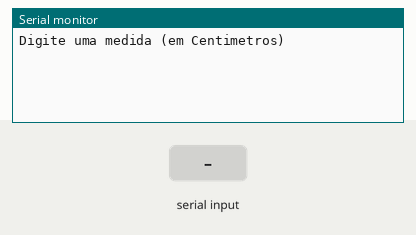
This sketch was run on a simulated Arduino Uno, built with avr-gcc and run on an emulated ATmega328P. Parts: the last lines printed to the serial monitor. Inputs (shaded band) come from the test bench.

Above: at 1.2 s.
1.3 s: "90,45\n" received over Serial
At 2.1 s:
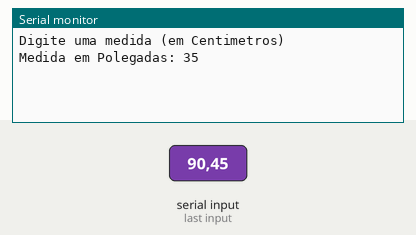
3.8 s: "30,150\n" received over Serial
At 4.5 s:
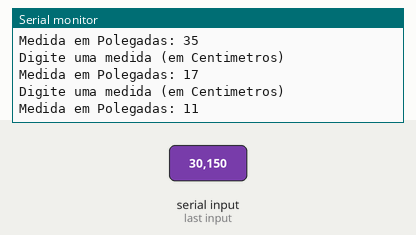
Timing chart, 0 to 6.8 s (numbered marks = the images above; inputs shaded):
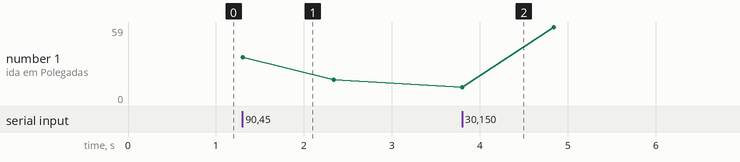

Measured:
- after the input at 1.3 s, the serial monitor: prints a new line at once (image 1)
- after the input at 3.8 s, the serial monitor: prints a new line at once (image 2)

The sketch:

lpmb_exo51.ino
```cpp
//Faça um programa que receba a medida em centímetros e exiba esse
//número em polegadas. OBS: Uma polegada equivale a 2.54
//centímetros.

long  medidaCentimetros = 0;
long  numeroPolegadas = 0;

void setup()
{
 Serial.begin(9600);
}

void loop()
{
 //Entrada
  Serial.println("Digite uma medida (em Centimetros)");
  while ( !Serial.available() );
  medidaCentimetros = Serial.parseInt();

  //Processamento
  numeroPolegadas = medidaCentimetros / 2.54;

  //Saída
  Serial.println("Medida em Polegadas: " + String(numeroPolegadas));

  delay(1000);

}
```
